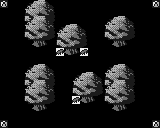

The image is a tile-based game level rendered from a .tmx file. Its description and complete source (layers, tilesets, objects, tile grids) follow:
An orthogonal 20x16 tile map with 8x8 px tiles, 3 tile layers (Background, Collision, Overlap).

<map version="1.0" orientation="orthogonal" renderorder="right-down" width="20" height="16" tilewidth="8" tileheight="8" nextobjectid="1">
 <tileset firstgid="1" name="char_sheet" tilewidth="8" tileheight="8" tilecount="1024">
  <image source="char_sheet.png" width="256" height="256" />
 </tileset>
 <layer name="Background" width="20" height="16">
  <data encoding="csv">
63,0,0,0,0,0,0,0,0,0,0,0,0,0,0,0,0,0,0,63,
0,0,0,0,0,0,0,0,0,0,0,0,0,0,0,0,0,0,0,0,
0,0,0,0,0,0,0,0,0,0,0,0,0,0,0,0,0,0,0,0,
0,0,0,0,0,0,0,0,0,0,0,0,0,0,0,0,0,0,0,0,
0,0,0,0,0,0,0,0,0,0,0,0,0,0,0,0,0,0,0,0,
0,0,0,0,0,0,0,0,0,0,0,0,0,0,0,0,0,0,0,0,
0,0,0,0,0,0,0,0,0,0,0,0,0,0,0,0,0,0,0,0,
0,0,0,0,0,0,0,0,0,0,0,0,0,0,0,0,0,0,0,0,
0,0,0,0,0,0,0,0,0,0,0,0,0,0,0,0,0,0,0,0,
0,0,0,0,0,0,0,0,0,0,0,0,0,0,0,0,0,0,0,0,
0,0,0,0,0,0,0,0,0,0,0,0,0,0,0,0,0,0,0,0,
0,0,0,0,0,0,0,0,0,0,0,0,0,0,0,0,0,0,0,0,
0,0,0,0,0,0,0,0,0,0,0,0,0,0,0,0,0,0,0,0,
0,0,0,0,0,0,0,0,0,0,0,0,0,0,0,0,0,0,0,0,
0,0,0,0,0,0,0,0,0,0,0,0,0,0,0,0,0,0,0,0,
63,0,0,0,0,0,0,0,0,0,0,0,0,0,0,0,0,0,0,63
</data>
 </layer>
 <layer name="Collision" width="20" height="16">
  <data encoding="csv">
0,0,0,0,0,0,0,0,0,0,0,0,0,0,0,0,0,0,0,0,
0,0,0,0,0,0,0,0,0,0,0,0,0,0,0,0,0,0,0,0,
0,0,0,405,406,407,408,0,0,0,0,0,0,0,0,0,0,0,0,0,
0,0,0,0,439,440,0,0,0,0,0,0,0,0,0,0,0,0,0,0,
0,0,0,405,406,407,408,0,0,0,0,0,0,405,406,407,408,0,0,0,
0,0,0,0,439,440,0,405,406,407,408,0,0,0,439,440,0,0,0,0,
0,0,0,0,0,0,0,473,439,440,473,0,0,0,0,0,0,0,0,0,
0,0,0,0,0,0,0,0,0,0,0,0,0,0,0,0,0,0,0,0,
0,0,0,0,0,0,0,0,0,0,0,0,0,0,0,0,0,0,0,0,
0,0,0,0,0,0,0,0,0,0,0,0,0,0,0,0,0,0,0,0,
0,0,0,405,406,407,408,0,0,0,0,0,0,405,406,407,408,0,0,0,
0,0,0,0,439,440,0,0,0,405,406,407,408,0,439,440,0,0,0,0,
0,0,0,405,406,407,408,0,0,473,439,440,0,405,406,407,408,0,0,0,
0,0,0,0,439,440,0,0,0,0,0,0,0,0,439,440,0,0,0,0,
0,0,0,0,0,0,0,0,0,0,0,0,0,0,0,0,0,0,0,0,
0,0,0,0,0,0,0,0,0,0,0,0,0,0,0,0,0,0,0,0
</data>
 </layer>
 <layer name="Overlap" width="20" height="16">
  <data encoding="csv">
0,0,0,341,342,343,344,0,0,0,0,0,0,0,0,0,0,0,0,0,
0,0,0,373,374,375,376,0,0,0,0,0,0,0,0,0,0,0,0,0,
0,0,0,341,342,343,344,0,0,0,0,0,0,341,342,343,344,0,0,0,
0,0,0,373,374,375,376,341,342,343,344,0,0,373,374,375,376,0,0,0,
0,0,0,0,0,0,0,373,374,375,376,0,0,0,0,0,0,0,0,0,
0,0,0,0,0,0,0,0,0,0,0,0,0,0,0,0,0,0,0,0,
0,0,0,0,0,0,0,0,0,0,0,0,0,0,0,0,0,0,0,0,
0,0,0,0,0,0,0,0,0,0,0,0,0,0,0,0,0,0,0,0,
0,0,0,341,342,343,344,0,0,0,0,0,0,341,342,343,344,0,0,0,
0,0,0,373,374,375,376,0,0,341,342,343,344,373,374,375,376,0,0,0,
0,0,0,341,342,343,344,0,0,373,374,375,376,341,342,343,344,0,0,0,
0,0,0,373,374,375,376,0,0,0,0,0,0,373,374,375,376,0,0,0,
0,0,0,0,0,0,0,0,0,0,0,0,0,0,0,0,0,0,0,0,
0,0,0,0,0,0,0,0,0,0,0,0,0,0,0,0,0,0,0,0,
0,0,0,0,0,0,0,0,0,0,0,0,0,0,0,0,0,0,0,0,
0,0,0,0,0,0,0,0,0,0,0,0,0,0,0,0,0,0,0,0
</data>
 </layer>
</map>
